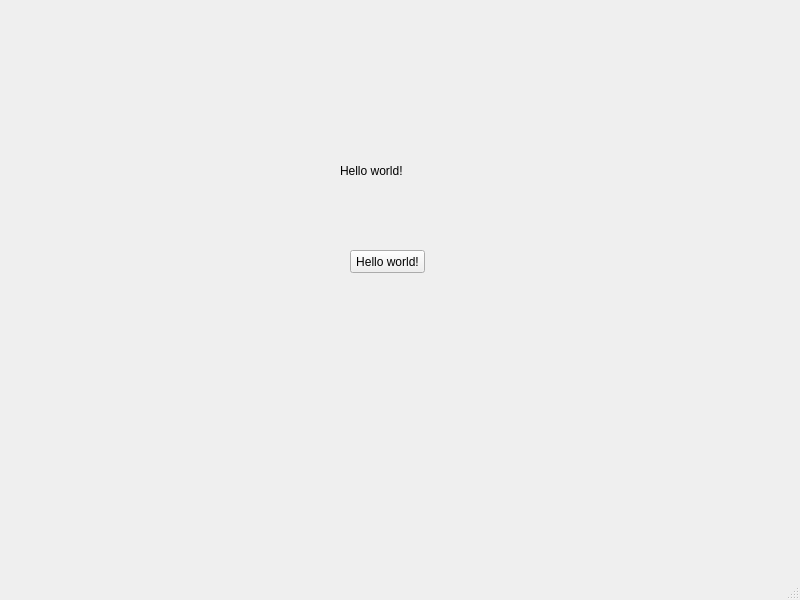
<?xml version="1.0" encoding="UTF-8"?>
<ui version="4.0">
 <class>MainWindow</class>
 <widget class="QMainWindow" name="MainWindow">
  <property name="geometry">
   <rect>
    <x>0</x>
    <y>0</y>
    <width>800</width>
    <height>600</height>
   </rect>
  </property>
  <property name="windowTitle">
   <string>MainWindow</string>
  </property>
  <widget class="QWidget" name="centralwidget">
   <widget class="QPushButton" name="pushButton">
    <property name="geometry">
     <rect>
      <x>350</x>
      <y>250</y>
      <width>75</width>
      <height>23</height>
     </rect>
    </property>
    <property name="text">
     <string>Hello world!</string>
    </property>
   </widget>
   <widget class="QLabel" name="label">
    <property name="geometry">
     <rect>
      <x>340</x>
      <y>130</y>
      <width>171</width>
      <height>81</height>
     </rect>
    </property>
    <property name="text">
     <string>Hello world!</string>
    </property>
   </widget>
  </widget>
  <widget class="QMenuBar" name="menubar">
   <property name="geometry">
    <rect>
     <x>0</x>
     <y>0</y>
     <width>800</width>
     <height>21</height>
    </rect>
   </property>
  </widget>
  <widget class="QStatusBar" name="statusbar"/>
 </widget>
 <resources/>
 <connections/>
</ui>
